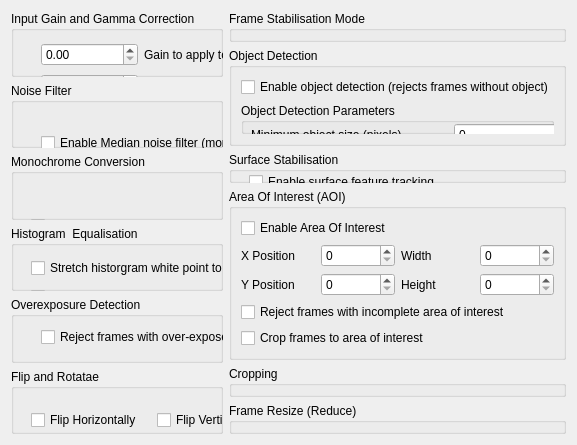
<?xml version="1.0" encoding="UTF-8"?>
<ui version="4.0">
 <class>ProcessingOptions</class>
         <widget class="QWidget" name="processingOptionsTab">
          <attribute name="title">
           <string>Processing Options</string>
          </attribute>
          <layout class="QHBoxLayout" name="zz1">
           <item>
            <layout class="QVBoxLayout" name="processingLayoutLHS">
             <item>
              <widget class="QGroupBox" name="gainGammaLayout">
               <property name="title">
                <string>Input Gain and Gamma Correction</string>
               </property>
               <widget class="QWidget" name="layoutWidget_15">
                <property name="geometry">
                 <rect>
                  <x>30</x>
                  <y>30</y>
                  <width>349</width>
                  <height>58</height>
                 </rect>
                </property>
                <layout class="QGridLayout" name="gridLayout_6">
                 <item row="0" column="1">
                  <widget class="QLabel" name="gainLabel">
                   <property name="text">
                    <string>Gain to apply to each frame before processing</string>
                   </property>
                  </widget>
                 </item>
                 <item row="1" column="1">
                  <widget class="QLabel" name="gammaLabel">
                   <property name="text">
                    <string>Gamma correction value (1.0 has no effect)</string>
                   </property>
                  </widget>
                 </item>
                 <item row="0" column="0">
                  <widget class="QDoubleSpinBox" name="processingGain"/>
                 </item>
                 <item row="1" column="0">
                  <widget class="QDoubleSpinBox" name="processingGamma"/>
                 </item>
                </layout>
               </widget>
              </widget>
             </item>
             <item>
              <widget class="QGroupBox" name="noiseLayout">
               <property name="title">
                <string>Noise Filter</string>
               </property>
               <widget class="QCheckBox" name="noiseFilter">
                <property name="geometry">
                 <rect>
                  <x>30</x>
                  <y>50</y>
                  <width>391</width>
                  <height>20</height>
                 </rect>
                </property>
                <property name="toolTip">
                 <string>&lt;html&gt;&lt;head/&gt;&lt;body&gt;&lt;p&gt;Experimental noise reduction filter.  This filter supports both true monochrome frames and raw colour frames that are being debayered.&lt;/p&gt;&lt;p&gt;&lt;br/&gt;&lt;/p&gt;&lt;p&gt;It does not work with colour frames.&lt;/p&gt;&lt;/body&gt;&lt;/html&gt;</string>
                </property>
                <property name="text">
                 <string>Enable Median noise filter (monochrome/raw colour only)</string>
                </property>
               </widget>
              </widget>
             </item>
             <item>
              <widget class="QGroupBox" name="monoConversionLayout">
               <property name="title">
                <string>Monochrome Conversion</string>
               </property>
               <widget class="QWidget" name="layoutWidget_16">
                <property name="geometry">
                 <rect>
                  <x>20</x>
                  <y>60</y>
                  <width>355</width>
                  <height>25</height>
                 </rect>
                </property>
                <layout class="QHBoxLayout" name="horizontalLayout_10">
                 <item>
                  <widget class="QCheckBox" name="colour2mono">
                   <property name="text">
                    <string>Convert colour to monochrome</string>
                   </property>
                  </widget>
                 </item>
                 <item>
                  <widget class="QComboBox" name="comboBox_5">
                   <item>
                    <property name="text">
                     <string>R,G &amp; B channels</string>
                    </property>
                   </item>
                   <item>
                    <property name="text">
                     <string>R channel only</string>
                    </property>
                   </item>
                   <item>
                    <property name="text">
                     <string>G channel only</string>
                    </property>
                   </item>
                   <item>
                    <property name="text">
                     <string>B channel only</string>
                    </property>
                   </item>
                   <item>
                    <property name="text">
                     <string>R &amp; G channels</string>
                    </property>
                   </item>
                   <item>
                    <property name="text">
                     <string>R &amp; B channels</string>
                    </property>
                   </item>
                   <item>
                    <property name="text">
                     <string>G &amp; B chennels</string>
                    </property>
                   </item>
                  </widget>
                 </item>
                </layout>
               </widget>
              </widget>
             </item>
             <item>
              <widget class="QGroupBox" name="histogramLayout">
               <property name="title">
                <string>Histogram  Equalisation</string>
               </property>
               <widget class="QWidget" name="layoutWidget_17">
                <property name="geometry">
                 <rect>
                  <x>20</x>
                  <y>30</y>
                  <width>346</width>
                  <height>79</height>
                 </rect>
                </property>
                <layout class="QGridLayout" name="gridLayout_5">
                 <item row="0" column="0">
                  <widget class="QCheckBox" name="whitePointBox">
                   <property name="text">
                    <string>Stretch historgram white point to</string>
                   </property>
                  </widget>
                 </item>
                 <item row="0" column="1">
                  <widget class="QSpinBox" name="whitePointVal"/>
                 </item>
                 <item row="0" column="2">
                  <widget class="QLabel" name="percentLabel">
                   <property name="text">
                    <string>%</string>
                   </property>
                  </widget>
                 </item>
                 <item row="1" column="0">
                  <widget class="QCheckBox" name="blackPointBox">
                   <property name="toolTip">
                    <string>&lt;html&gt;&lt;head/&gt;&lt;body&gt;&lt;p&gt;Set the black point for each frame to 0.  This operation can be useful where frames have a bright background&lt;/p&gt;&lt;/body&gt;&lt;/html&gt;</string>
                   </property>
                   <property name="text">
                    <string>Set histogram black point to 0%</string>
                   </property>
                  </widget>
                 </item>
                 <item row="2" column="0">
                  <widget class="QCheckBox" name="equaliseIndividually">
                   <property name="text">
                    <string>Equalise R, B and G channels individually</string>
                   </property>
                  </widget>
                 </item>
                </layout>
               </widget>
              </widget>
             </item>
             <item>
              <widget class="QGroupBox" name="overexposureLayout">
               <property name="title">
                <string>Overexposure Detection</string>
               </property>
               <widget class="QWidget" name="layoutWidget_18">
                <property name="geometry">
                 <rect>
                  <x>20</x>
                  <y>60</y>
                  <width>340</width>
                  <height>27</height>
                 </rect>
                </property>
                <layout class="QHBoxLayout" name="horizontalLayout_11">
                 <item>
                  <widget class="QLabel" name="rejectionPixels">
                   <property name="text">
                    <string>Number of over-exposed pixels before rejection</string>
                   </property>
                  </widget>
                 </item>
                 <item>
                  <widget class="QSpinBox" name="spinBox_2"/>
                 </item>
                </layout>
               </widget>
               <widget class="QCheckBox" name="rejectOverexposed">
                <property name="geometry">
                 <rect>
                  <x>30</x>
                  <y>30</y>
                  <width>291</width>
                  <height>20</height>
                 </rect>
                </property>
                <property name="toolTip">
                 <string>&lt;html&gt;&lt;head/&gt;&lt;body&gt;&lt;p&gt;Enable rejection of over-exposed frames.  A frame is considered to be over-exposed when the number of pixels with the maximum value is greater than the vaue set here.&lt;/p&gt;&lt;/body&gt;&lt;/html&gt;</string>
                </property>
                <property name="text">
                 <string>Reject frames with over-exposed pixels</string>
                </property>
               </widget>
              </widget>
             </item>
             <item>
              <widget class="QGroupBox" name="flipRotateLayout">
               <property name="title">
                <string>Flip and Rotatae</string>
               </property>
               <widget class="QWidget" name="layoutWidget_19">
                <property name="geometry">
                 <rect>
                  <x>20</x>
                  <y>40</y>
                  <width>246</width>
                  <height>53</height>
                 </rect>
                </property>
                <layout class="QVBoxLayout" name="verticalLayout_7">
                 <item>
                  <layout class="QHBoxLayout" name="horizontalLayout_12">
                   <item>
                    <widget class="QCheckBox" name="horizontalFip">
                     <property name="text">
                      <string>Flip Horizontally</string>
                     </property>
                    </widget>
                   </item>
                   <item>
                    <widget class="QCheckBox" name="verticalFlip">
                     <property name="text">
                      <string>Flip Vertically</string>
                     </property>
                    </widget>
                   </item>
                  </layout>
                 </item>
                 <item>
                  <widget class="QComboBox" name="comboBox_6">
                   <item>
                    <property name="text">
                     <string>No rotation</string>
                    </property>
                   </item>
                   <item>
                    <property name="text">
                     <string>Rotate 90 ° clockwise</string>
                    </property>
                   </item>
                   <item>
                    <property name="text">
                     <string>Rotate 90° anti-clockwise</string>
                    </property>
                   </item>
                   <item>
                    <property name="text">
                     <string>Rotate 180°</string>
                    </property>
                   </item>
                  </widget>
                 </item>
                </layout>
               </widget>
              </widget>
             </item>
            </layout>
           </item>
           <item>
            <layout class="QVBoxLayout" name="processingLayoutRHS">
             <item>
              <widget class="QGroupBox" name="stabilisationLayout">
               <property name="sizePolicy">
                <sizepolicy hsizetype="Preferred" vsizetype="Preferred">
                 <horstretch>0</horstretch>
                 <verstretch>0</verstretch>
                </sizepolicy>
               </property>
               <property name="title">
                <string>Frame Stabilisation Mode</string>
               </property>
               <widget class="QWidget" name="layoutWidget_20">
                <property name="geometry">
                 <rect>
                  <x>20</x>
                  <y>50</y>
                  <width>329</width>
                  <height>22</height>
                 </rect>
                </property>
                <layout class="QHBoxLayout" name="horizontalLayout_9">
                 <property name="sizeConstraint">
                  <enum>QLayout::SetDefaultConstraint</enum>
                 </property>
                 <item>
                  <widget class="QRadioButton" name="noStabilisation">
                   <property name="toolTip">
                    <string>&lt;html&gt;&lt;head/&gt;&lt;body&gt;&lt;p&gt;Do not show controls for any kind of frame stabilisation.&lt;/p&gt;&lt;/body&gt;&lt;/html&gt;</string>
                   </property>
                   <property name="text">
                    <string>None</string>
                   </property>
                  </widget>
                 </item>
                 <item>
                  <widget class="QRadioButton" name="objectStabilisation">
                   <property name="toolTip">
                    <string>&lt;html&gt;&lt;head/&gt;&lt;body&gt;&lt;p&gt;Show controls for object or planetary frame stabilisation.  This type of object works by detecting a complete bright object on a dark background.&lt;/p&gt;&lt;/body&gt;&lt;/html&gt;</string>
                   </property>
                   <property name="text">
                    <string>Object/Planetary</string>
                   </property>
                  </widget>
                 </item>
                 <item>
                  <widget class="QRadioButton" name="featureStabilisation">
                   <property name="text">
                    <string>Surface Feature</string>
                   </property>
                  </widget>
                 </item>
                </layout>
               </widget>
              </widget>
             </item>
             <item>
              <widget class="QGroupBox" name="objectDetectionBox">
               <property name="title">
                <string>Object Detection</string>
               </property>
               <layout class="QVBoxLayout" name="objDetLayout1">
                <item>
                 <widget class="QCheckBox" name="enableObjectDetection">
                  <property name="toolTip">
                   <string>&lt;html&gt;&lt;head/&gt;&lt;body&gt;&lt;p&gt;Rejects frames where a complete object is not found on the frame&lt;/p&gt;&lt;/body&gt;&lt;/html&gt;</string>
                  </property>
                  <property name="text">
                   <string>Enable object detection (rejects frames without object)</string>
                  </property>
                 </widget>
                </item>
                <item>
                 <widget class="QGroupBox" name="objDetLayout2">
                  <property name="title">
                   <string>Object Detection Parameters</string>
                  </property>
                  <widget class="QWidget" name="layoutWidget_21">
                   <property name="geometry">
                    <rect>
                     <x>10</x>
                     <y>20</y>
                     <width>400</width>
                     <height>126</height>
                    </rect>
                   </property>
                   <layout class="QVBoxLayout" name="objDetLayout3">
                    <item>
                     <layout class="QHBoxLayout" name="horizontalLayout_14">
                      <item>
                       <widget class="QLabel" name="minSizeLabel">
                        <property name="text">
                         <string>Minimum object size (pixels)</string>
                        </property>
                       </widget>
                      </item>
                      <item>
                       <widget class="QSpinBox" name="minObjectSize"/>
                      </item>
                     </layout>
                    </item>
                    <item>
                     <widget class="QGroupBox" name="objDetLayout6">
                      <property name="title">
                       <string>Object Detection Threshold</string>
                      </property>
                      <layout class="QHBoxLayout" name="horizontalLayout_15">
                       <item>
                        <layout class="QVBoxLayout" name="objDetLayout5">
                         <item>
                          <widget class="QCheckBox" name="autoObjectDetection">
                           <property name="text">
                            <string>Auto object detection threshold</string>
                           </property>
                          </widget>
                         </item>
                         <item>
                          <layout class="QHBoxLayout" name="objDetLayout4">
                           <item>
                            <widget class="QLabel" name="detectionThresholdLabel">
                             <property name="text">
                              <string>Object Detection Threshold (1 to 255)</string>
                             </property>
                            </widget>
                           </item>
                           <item>
                            <widget class="QSpinBox" name="detectionThreshold"/>
                           </item>
                          </layout>
                         </item>
                        </layout>
                       </item>
                       <item>
                        <widget class="QPushButton" name="blah">
                         <property name="text">
                          <string>blah</string>
                         </property>
                        </widget>
                       </item>
                      </layout>
                     </widget>
                    </item>
                   </layout>
                  </widget>
                 </widget>
                </item>
               </layout>
              </widget>
             </item>
             <item>
              <widget class="QGroupBox" name="surfaceStabilisationBox">
               <property name="title">
                <string>Surface Stabilisation</string>
               </property>
               <widget class="QWidget" name="layoutWidget_22">
                <property name="geometry">
                 <rect>
                  <x>20</x>
                  <y>20</y>
                  <width>361</width>
                  <height>131</height>
                 </rect>
                </property>
                <layout class="QVBoxLayout" name="verticalLayout_10">
                 <item>
                  <widget class="QCheckBox" name="surfaceFeatureTracking">
                   <property name="text">
                    <string>Enable surface feature tracking</string>
                   </property>
                  </widget>
                 </item>
                 <item>
                  <widget class="QCheckBox" name="surfaceStabilisation">
                   <property name="text">
                    <string>Enable surface stabilisation</string>
                   </property>
                  </widget>
                 </item>
                 <item>
                  <widget class="QGroupBox" name="anchorFeaturesBox">
                   <property name="title">
                    <string>Anchor Feature Box (AFB)</string>
                   </property>
                   <widget class="QWidget" name="layoutWidget_23">
                    <property name="geometry">
                     <rect>
                      <x>10</x>
                      <y>20</y>
                      <width>351</width>
                      <height>84</height>
                     </rect>
                    </property>
                    <layout class="QGridLayout" name="gridLayout_25">
                     <item row="0" column="0">
                      <widget class="QLabel" name="anchorXLabel">
                       <property name="text">
                        <string>X Position</string>
                       </property>
                      </widget>
                     </item>
                     <item row="0" column="1">
                      <widget class="QSpinBox" name="anchorX"/>
                     </item>
                     <item row="0" column="2">
                      <widget class="QLabel" name="anchorWidthLabel">
                       <property name="text">
                        <string>Width</string>
                       </property>
                      </widget>
                     </item>
                     <item row="0" column="3">
                      <widget class="QSpinBox" name="anchorWidth"/>
                     </item>
                     <item row="1" column="0">
                      <widget class="QLabel" name="anchorYLabel">
                       <property name="text">
                        <string>Y Position</string>
                       </property>
                      </widget>
                     </item>
                     <item row="1" column="1">
                      <widget class="QSpinBox" name="anchorY"/>
                     </item>
                     <item row="1" column="2">
                      <widget class="QLabel" name="anchorHeightLabel">
                       <property name="text">
                        <string>Height</string>
                       </property>
                      </widget>
                     </item>
                     <item row="1" column="3">
                      <widget class="QSpinBox" name="anchorHeight"/>
                     </item>
                     <item row="2" column="0" colspan="4">
                      <widget class="QCheckBox" name="rejectNoAnchor">
                       <property name="text">
                        <string>Reject frames without anchor feature</string>
                       </property>
                      </widget>
                     </item>
                    </layout>
                   </widget>
                  </widget>
                 </item>
                </layout>
               </widget>
              </widget>
             </item>
             <item>
              <widget class="QGroupBox" name="areaOfInterestBox">
               <property name="title">
                <string>Area Of Interest (AOI)</string>
               </property>
               <layout class="QGridLayout" name="gridLayout_8">
                <item row="0" column="0" colspan="4">
                 <widget class="QCheckBox" name="enableAOI">
                  <property name="text">
                   <string>Enable Area Of Interest</string>
                  </property>
                 </widget>
                </item>
                <item row="1" column="0">
                 <widget class="QLabel" name="aoiXLabel">
                  <property name="text">
                   <string>X Position</string>
                  </property>
                 </widget>
                </item>
                <item row="1" column="1">
                 <widget class="QSpinBox" name="aoiX"/>
                </item>
                <item row="1" column="2">
                 <widget class="QLabel" name="aoiWidthLabel">
                  <property name="text">
                   <string>Width</string>
                  </property>
                 </widget>
                </item>
                <item row="1" column="3">
                 <widget class="QSpinBox" name="aoiWidth"/>
                </item>
                <item row="2" column="0">
                 <widget class="QLabel" name="aoiYLabel">
                  <property name="text">
                   <string>Y Position</string>
                  </property>
                 </widget>
                </item>
                <item row="2" column="1">
                 <widget class="QSpinBox" name="aoiY"/>
                </item>
                <item row="2" column="2">
                 <widget class="QLabel" name="aoiHeightLabel">
                  <property name="text">
                   <string>Height</string>
                  </property>
                 </widget>
                </item>
                <item row="2" column="3">
                 <widget class="QSpinBox" name="aoiHeight"/>
                </item>
                <item row="3" column="0" colspan="4">
                 <widget class="QCheckBox" name="rejectIncompleteAOI">
                  <property name="text">
                   <string>Reject frames with incomplete area of interest</string>
                  </property>
                 </widget>
                </item>
                <item row="4" column="0" colspan="4">
                 <widget class="QCheckBox" name="aoiCrop">
                  <property name="text">
                   <string>Crop frames to area of interest</string>
                  </property>
                 </widget>
                </item>
               </layout>
              </widget>
             </item>
             <item>
              <widget class="QGroupBox" name="croppingLayout">
               <property name="title">
                <string>Cropping</string>
               </property>
               <widget class="QWidget" name="layoutWidget_24">
                <property name="geometry">
                 <rect>
                  <x>20</x>
                  <y>40</y>
                  <width>285</width>
                  <height>86</height>
                 </rect>
                </property>
                <layout class="QVBoxLayout" name="verticalLayout_8">
                 <item>
                  <widget class="QCheckBox" name="enableCropping">
                   <property name="text">
                    <string>Enable Cropping</string>
                   </property>
                  </widget>
                 </item>
                 <item>
                  <layout class="QGridLayout" name="gridLayout_7">
                   <item row="0" column="0">
                    <widget class="QLabel" name="cropLabel1">
                     <property name="text">
                      <string>Crop Width</string>
                     </property>
                    </widget>
                   </item>
                   <item row="1" column="1">
                    <widget class="QSpinBox" name="spinBox_4"/>
                   </item>
                   <item row="1" column="4">
                    <widget class="QSpinBox" name="spinBox_6"/>
                   </item>
                   <item row="1" column="0">
                    <widget class="QLabel" name="cropLabel2">
                     <property name="text">
                      <string>Crop Height</string>
                     </property>
                    </widget>
                   </item>
                   <item row="1" column="3">
                    <widget class="QLabel" name="cropLabel4">
                     <property name="text">
                      <string>Y Offset</string>
                     </property>
                    </widget>
                   </item>
                   <item row="0" column="4">
                    <widget class="QSpinBox" name="spinBox_5"/>
                   </item>
                   <item row="0" column="1">
                    <widget class="QSpinBox" name="spinBox_3"/>
                   </item>
                   <item row="0" column="3">
                    <widget class="QLabel" name="cropLabel3">
                     <property name="text">
                      <string>X Offset</string>
                     </property>
                    </widget>
                   </item>
                  </layout>
                 </item>
                </layout>
               </widget>
              </widget>
             </item>
             <item>
              <widget class="QGroupBox" name="resizeLayout">
               <property name="title">
                <string>Frame Resize (Reduce)</string>
               </property>
               <widget class="QWidget" name="layoutWidget_25">
                <property name="geometry">
                 <rect>
                  <x>20</x>
                  <y>40</y>
                  <width>222</width>
                  <height>81</height>
                 </rect>
                </property>
                <layout class="QVBoxLayout" name="verticalLayout_9">
                 <item>
                  <widget class="QCheckBox" name="resizeFrames">
                   <property name="text">
                    <string>Resize Frames</string>
                   </property>
                  </widget>
                 </item>
                 <item>
                  <widget class="QCheckBox" name="keepAspectRatio">
                   <property name="text">
                    <string>Keep original aspect ratio</string>
                   </property>
                  </widget>
                 </item>
                 <item>
                  <layout class="QHBoxLayout" name="horizontalLayout_13">
                   <item>
                    <widget class="QLabel" name="widthLabel">
                     <property name="text">
                      <string>Width</string>
                     </property>
                    </widget>
                   </item>
                   <item>
                    <widget class="QSpinBox" name="resizeWidth"/>
                   </item>
                   <item>
                    <widget class="QLabel" name="heightLabel">
                     <property name="text">
                      <string>Height</string>
                     </property>
                    </widget>
                   </item>
                   <item>
                    <widget class="QSpinBox" name="resizeHeight"/>
                   </item>
                  </layout>
                 </item>
                </layout>
               </widget>
              </widget>
             </item>
            </layout>
           </item>
          </layout>
         </widget>
 <resources/>
 <connections/>
</ui>
